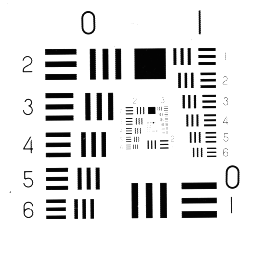
%> input picture Images/chart.tiff, 256 x 256 px
$ octave demo.m   (GNU Octave 9; MATLAB toolbox functions it lacks are replaced by stand-ins)
%> lines starting %> are read from the running program, lines starting %| are printed output that depends on the picture; in (x1, y1, x2, y2) boxes, pixels count from 0 and x2, y2 are one past the last pixel; in counts of white or black regions, pixels touching at a corner belong together; the program's own positions count from 1
### TVdenoise/TV_denoise.m


function [u,PSNR,Time,Itr] = TV_denoise(x0,opts,I)
%%%% This function solve the unconstrained model for image deblurring
%%%% min_u |\nabla u|_1 + 0.5 |u-u0|_2^2
%%%%  u -- original image
%%%%  u0 -- observed image
%%%% Alternating direction method of multiplier is applied to sove the above model


[n1,n2,n3] = size(x0);  %% 图片大小
beta = opts.beta;       %% ADMM罚参数
mu   = opts.mu;         %% 模型参数
MaxIt= opts.MaxIt;      %% 最大迭代次数

%%%%%%%%%%%%%%%%% 周期边界条件 %%%%%%%%%%%%%%%%%%%%%%%%%%%%%
d1h = zeros(n1,n2,n3); d1h(1,1,:) = -1; d1h(n1,1,:) = 1; d1h = fft2(d1h);
d2h = zeros(n1,n2,n3); d2h(1,1,:) = -1; d2h(1,n2,:) = 1; d2h = fft2(d2h);
Px  = @(x) [x(2:n1,:,:)-x(1:n1-1,:,:); x(1,:,:)-x(n1,:,:)]; %%\nabla_1 x
Py  = @(x) [x(:,2:n2,:)-x(:,1:n2-1,:), x(:,1,:)-x(:,n2,:)]; %%\nabla_2 y
PTx = @(x) [x(n1,:,:)-x(1,:,:); x(1:n1-1,:,:)-x(2:n1,:,:)]; %%\nabla_1^T x
PTy = @(x) [x(:,n2,:)-x(:,1,:), x(:,1:n2-1,:)-x(:,2:n2,:)]; %%\nabla_2^T y
%%%%%%%%%%%%%%%%%%%%%%%%%%%%%%%%%%%%%%%%%%%%%%%%%%%%%%%%%%%%%%%%%%%%%%%%%%%

%%%%Intionalization
u    = x0;
v1   = Px(u);
v2   = Py(u);
lbd11= zeros(n1,n2,n3);
lbd12= zeros(n1,n2,n3);
MDu  = mu + beta*(abs(d1h).^2+abs(d2h).^2);  %%%线性方程组
HTx0 = mu*x0;
PSNR = zeros(1,MaxIt);

Time = cputime;  %%%记录时间
k    = 1;
while k <= MaxIt

    %%% step 1:  u -- 子问题
    Temp= PTx(beta*v1+lbd11) + PTy(beta*v2+lbd12) + HTx0;
    un  = real(ifft2(fft2(Temp)./MDu));
    %%% step 2:  v --子问题
    dxun= Px(un);
    dyun= Py(un);
    sk1 = dxun - lbd11/beta;
    sk2 = dyun - lbd12/beta;
    nsk = sqrt(sk1.^2 + sk2.^2); nsk(nsk==0)=1;
    nsk = max(1-1./(beta*nsk),0);
    vn1 = sk1.*nsk;
    vn2 = sk2.*nsk;
    %%%% 更新\lambda
    lbdn11 = lbd11 - beta*(dxun - vn1);
    lbdn12 = lbd12 - beta*(dyun - vn2);

    %%%%%%%%%%%%%%%%%%%%%%%
    PSNR(k) = psnr(u,I);  %%% 计算信噪比
    stopic = norm(u(:)-un(:))/norm(un(:));
    Time = cputime - Time;

    figure(10);
    imshow(u);
    title(['Iter:',num2str(k),   'PSNR:',num2str(PSNR(k))])
    pause(0.1);
    u = un;
    v1 =vn1; v2 = vn2;
    lbd11 = lbdn11; lbd12 =lbdn12;
    k = k+1;
end
Time = cputime-Time; Itr =k;


### TVdenoise/demo.m
clc;
clear;
close all;
addpath ../Images                     %% 加入图片所在路径\文件夹
%I = im2double(imread('shape.jpg'));   %% 读图片
I = im2double(imread('chart.tiff'));
%> I: size 256x256 double; min 0.00392, max 1, mean 0.886
%I = im2double(imread('housergb.png'));

[n1,n2,n3] = size(I);            %% 获取图片大小
%> n1 = 256; n2 = 256; n3 = 1
x0 = I+0.2*randn(n1,n2,n3);      %% 加高斯噪声
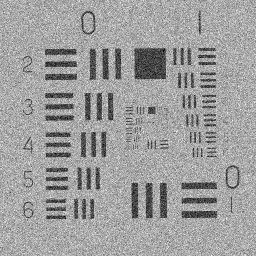
%> x0: size 256x256 double; min -0.683, max 1.83, mean 0.884; drawn with min black and max white
%%%%%%%%%%%% ADMM 求解优化问题  %%%%%%%%%%%%%%%%%%%%%%%%%%
opts.beta=1;      %%% ADMM算法的罚参数
opts.mu=5;        %%% 模型中的参数
opts.MaxIt=100;   %%% 迭代次数
opts.Tol=1e-4;       %%% 停机准则
[u,PSNR,Time] = TV_denoise(x0,opts,I);  %%% 主程序
%> in TV_denoise, `d1h(1,1,:) = -1`:
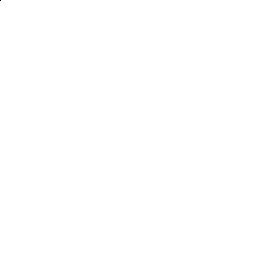
%> d1h: size 256x256 double; values -1 (black) and 0 (white), 100% white; black in thin lines or dots, all inside (x1, y1, x2, y2) = (0, 0, 1, 1)
%> in TV_denoise, `d1h(n1,1,:) = 1`:
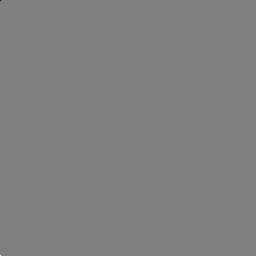
%> d1h: size 256x256 double; under 0.01% of pixels changed, all inside (x1, y1, x2, y2) = (0, 255, 1, 256); drawn with min black and max white
%> in TV_denoise, `d2h(1,n2,:) = 1`: d2h: size 256x256 double; under 0.01% of pixels changed, all inside (x1, y1, x2, y2) = (255, 0, 256, 1)
%> the loop in TV_denoise, `while k <= MaxIt` made 100 passes
%> stopic on passes 1 to 12: 2.69e-16, 0.203, 0.0243, 0.0179, 0.0116, 0.00752, 0.0054, 0.00419, 0.00337, 0.00281, 0.00238, 0.00205
%> pass 1, in TV_denoise, `Temp= PTx(beta*v1+lbd11) + PTy(beta*v2+lbd12) + HTx0;`:
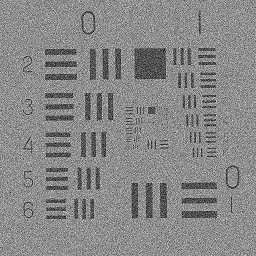
%> Temp: size 256x256 double; min -6.5, max 13.94, mean 4.42; drawn with min black and max white
%> after the loop in TV_denoise, `while k <= MaxIt`:
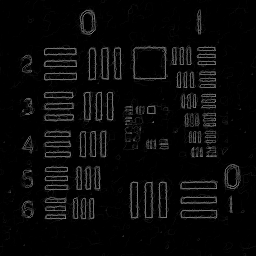
%> nsk: size 256x256 double; min 0, max 0.597, mean 0.0363
%> after the loop in TV_denoise, `while k <= MaxIt`: PSNR = 100 values, max 22.76 at index 100, min 13.97 at index 2, mean 22.37; Time = 4.55; k = 101
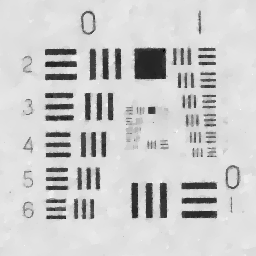
%> u: size 256x256 double; min -0.196, max 1.15, mean 0.884; drawn with min black and max white
%> Time = 3.37


%%%%%%%%%%%%%%%%%%%%%%%%%%%%%%%%%%%%%%%%%%%%%%%%
figure;   %%%%% 显示求解结果
subplot(221); imshow(I,[]);   title('ideal image')
subplot(222); imshow(x0,[]);  title('degraded image')
subplot(223); imshow(u,[]);   title('denoised image')

figure;  %%%绘制PSRN 随迭代变化曲线
plot(0:opts.MaxIt-1,PSNR,'-','LineWidth',4);
legend('ADM')
xlabel('Iteration No.','Fontsize',16);
ylabel('PSNR (dB)','Fontsize',16)
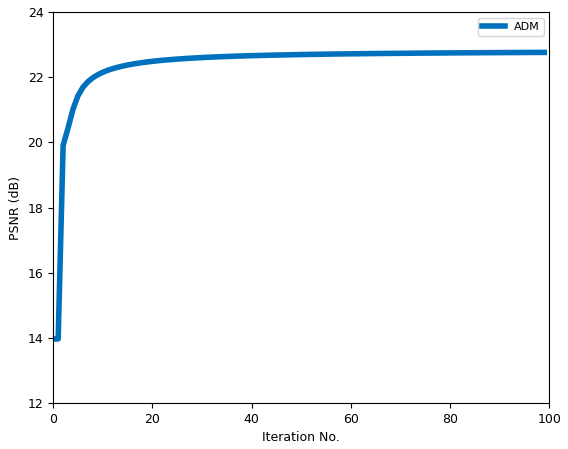
%> figure redrawn from the program's plot data; curve peaks at x = 99, y = 22.76

$ run again, with Images/shape.jpg saved as Images/chart.tiff
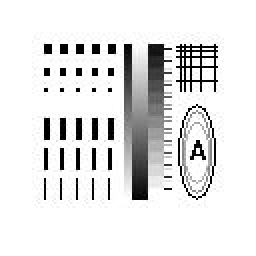
%> input picture Images/shape.jpg, 128 x 128 px (shown 2 times larger)
%> d1h: size 128x128 double; values -1 (black) and 0 (white), 100% white; black in thin lines or dots, all inside (x1, y1, x2, y2) = (0, 0, 1, 1)
%> d1h: size 128x128 double; min -1, max 1, mean 0
%> d2h: size 128x128 double; min -1, max 1, mean 0; mean of the top-left, top-right, bottom-left and bottom-right quarters -0.000244, 0.000244, 0, 0
%> the loop in TV_denoise, `while k <= MaxIt` made 100 passes
%> stopic on passes 1 to 8: 2.54e-16, 0.22, 0.0243, 0.0162, 0.0102, 0.00705, 0.00529, 0.00417
%> after the loop in TV_denoise, `while k <= MaxIt`:
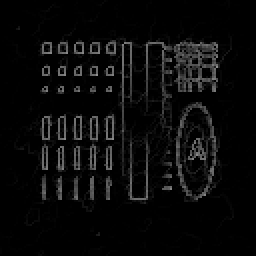
%> nsk: size 128x128 double (shown 2 times larger); min 0, max 0.572, mean 0.0394
%> after the loop in TV_denoise, `while k <= MaxIt`: PSNR = 100 values from 13.97 to 20.44; Time = 4.51; k = 101
%> `[u,PSNR,Time] = TV_denoise(x0,opts,I);`: PSNR = 100 values from 13.97 to 20.44; Time = 3.31
%> `ylabel('PSNR (dB)','Fontsize',16)`:
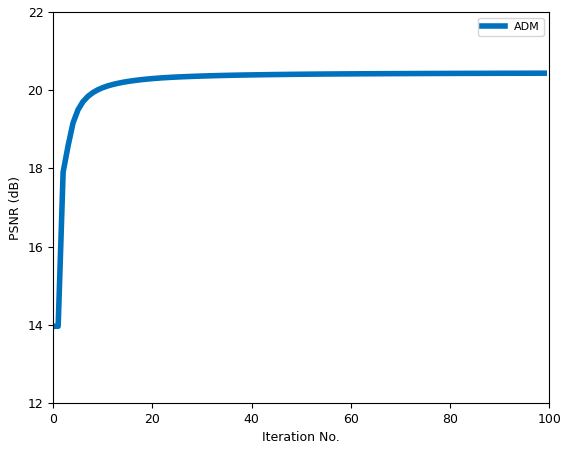
%> figure redrawn from the program's plot data; curve peaks at x = 99, y = 20.44
